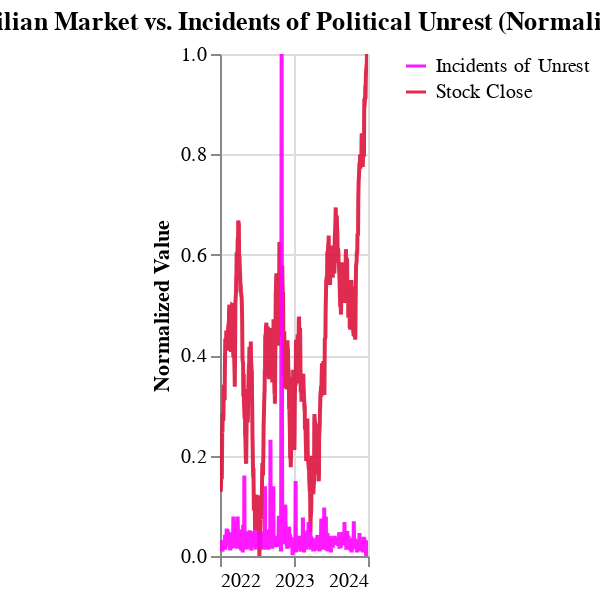

Write a Vega-Lite specification for this figure.
### Vega-Lite specification from a JSON file in a GitHub repository (floating-point values rounded to 4 significant figures; data arrays with more than 128 entries replaced by an {"elided": "..."} marker saying what was removed)
{"usermeta": {"embedOptions": {"theme": "dark"}}, "config": {"view": {"continuousWidth": 300, "continuousHeight": 300}}, "data": {"name": "data-6479f5e8ee8f23354fbc610f4822df84"}, "mark": {"type": "line", "opacity": 0.9}, "encoding": {"color": {"field": "series", "scale": {"range": ["magenta", "crimson"]}, "title": "", "type": "nominal"}, "tooltip": [{"field": "Date", "type": "temporal"}, {"field": "series", "type": "nominal"}, {"field": "value", "type": "quantitative"}], "x": {"axis": {"title": null}, "field": "Date", "type": "temporal"}, "y": {"field": "value", "title": "Normalized Value", "type": "quantitative"}}, "height": 300, "params": [{"name": "param_42", "select": {"type": "interval", "encodings": ["x", "y"]}, "bind": "scales"}], "title": "Brazilian Market vs. Incidents of Political Unrest (Normalized)", "width": "container", "$schema": "https://vega.github.io/schema/vega-lite/v5.20.1.json", "datasets": {"data-6479f5e8ee8f23354fbc610f4822df84": {"elided": "1229 records"}}, "autosize": {"type": "fit", "contains": "padding", "resize": true}}
